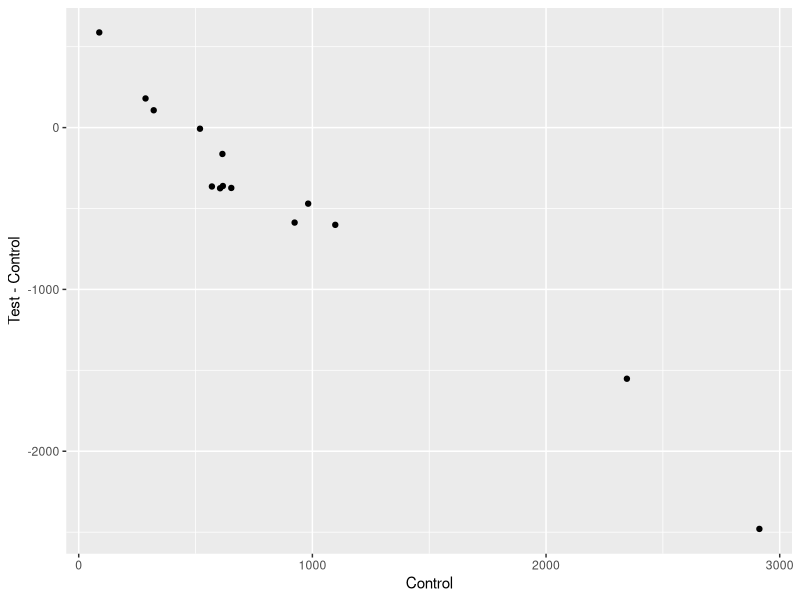

Write R code to recreate this figure. (Note: this script raises an error after producing the figure.)
### helper functions
bootstrapStat <- function(population, stats, B=1E5, no.parallel=F, verbose=F) {
  # stats can be a vector of function names. not set up to handle complicated functions. you'll have to right wrappers for multivariate functions
  
  # default to parallel computation
  require(parallel)
  num.of.cores <- if (no.parallel) {1} else {detectCores()}
  
  # routine to be run in parallel
  calcStatsOnOneSample <- function(dummy.var) {
    bs.pop <- sample(x=population,size=length(population),replace=T)
    sapply(X=stats,FUN=function(stat) {do.call(stat,list(bs.pop))})
  }
  
  # measure computation time of Bootstrap procedure
  computation.time <- system.time(expr={
    bs.sampling.dists <- mcmapply(dummy.var=1:B,
                                  mc.cores=num.of.cores,
                                  FUN=calcStatsOnOneSample)
  })
  
  if (verbose) { # report time if verbose
    writeLines(paste(B, "bootstrap statistics generated on", num.of.cores, "cores and spanned", computation.time["elapsed"], "seconds."))
  }

  # shape output to have sampling distributions along columns
  out <- array(data=t(bs.sampling.dists),dim=c(B,length(stats)))
  colnames(out) <- stats

  return(out)
}

twoSampleBootstrapDiffStat <- function(sample1,sample2, stats, B=1E5, no.parallel=F, verbose=F) {
  # stats can be a vector of function names. not set up to handle complicated functions. you'll have to right wrappers for multivariate functions. We are bootstrapping estimators of the form stat(sample1) - stat(sample2).
  
  twoSampleDiff <- function(stat,sample1,sample2) {
    do.call(stat,list(sample1)) - do.call(stat,list(sample2))
  }
  
  # default to parallel computation
  require(parallel)
  num.of.cores <- if (no.parallel) {1} else {detectCores()}
  
  # routine to be run in parallel
  calcStatsOnOneSample <- function(dummy.var) {
    bs.sample1 <- sample(x=sample1,size=length(sample1),replace=T)
    bs.sample2 <- sample(x=sample2,size=length(sample2),replace=T)
    sapply(X=stats,FUN=function(stat) {twoSampleDiff(stat,bs.sample1,bs.sample2)})
  }
  
  # measure computation time of Bootstrap procedure
  computation.time <- system.time(expr={
    bs.sampling.dists <- mcmapply(dummy.var=1:B,
                                  mc.cores=num.of.cores,
                                  FUN=calcStatsOnOneSample)
  })
  
  if (verbose) { # report time if verbose
    writeLines(paste(B, "bootstrap statistics generated on", num.of.cores, "cores and spanned", computation.time["elapsed"], "seconds."))
  }
  
  # shape output to have sampling distributions along columns
  out <- array(data=t(bs.sampling.dists),dim=c(B,length(stats)))
  colnames(out) <- stats
  
  return(out)
}


### 39.

### load in data
.fault.rates.test <- c(676,206,230,256,280,433,337,466,497,512,794,428,452,512)
.fault.rates.control <- c(88,570,605,617,653,2913,924,286,1098,982,2346,321,615,519)

fault.rates <- data.frame(Test=.fault.rates.test,Control=.fault.rates.control)

# take difference = Test - Control (so that we want to see diff < 0)
fault.rates <- transform(fault.rates, Differences=Test-Control)

### 39.a Plot the differences versus the control rate and summarize what you see
require(ggplot2)
plot.39.a <- ggplot(data=fault.rates) + geom_point(aes(y=Differences,x=Control)) + labs(y="Test - Control"); plot.39.a

### there seems to be a strong linear relationship between Differences and Control; Correlaton is -0.9775
cor1 <- with(fault.rates,expr={cor(Differences,Control)}); cor1

### 39.b Calculate the mean difference, its standard deviation and a confidence interval.

differences.stats <- with(fault.rates, {
  n <- length(Control);
  list(mean=mean(Differences),
       "standard deviation"=sqrt((n-1)/n^2)*sd(Differences))
  })

differences.stats

### rather than rely on test stat's with buried assumptions,
### we'll use the bootstrap to build a 95% CI
mean.and.median.bs.smpl.dist <- bootstrapStat(population=fault.rates$Differences,stats=c("mean","median"),verbose=T)

differences.CI <- data.frame(Statistic="mean",Method="bootstrap",value=differences.stats$mean, lwr=0, upr=0,stringsAsFactors=F)

differences.CI[1,4:5] <- 2*as.numeric(differences.CI[1,3]) - quantile(x=mean.and.median.bs.smpl.dist[,1],probs=c(0.975,0.025))


### we could compare this to an interval made from a t-test,
### but before we do, we should check to see if our Differences
### are approximately normal.

# standardize the differences for a QQ-plot
fault.rates <- transform(fault.rates,Stdized.Differences=(Differences-differences.stats[["mean"]])/differences.stats[["standard deviation"]])

qq.plot.39b <- ggplot(data=fault.rates) + stat_qq(aes(sample=Stdized.Differences)) + geom_abline(slope=1,intercept=0,color='red') + labs(list(x="Standard Normal Quantiles",y="Quantiles of Standardized Differences")); qq.plot.39b

hist.plot.39b <- ggplot(data=fault.rates) + geom_histogram(aes(x=Differences, y=..density..),binwidth=250) + geom_density(aes(x=Differences), fill='purple', alpha=0.5, adjust=2, color='white') + labs(y="Density Estimate",title="Histogram and Density estimate of Difference"); hist.plot.39b

### not very normal. We should be cautious when using the t-test derived on page 446...

fault.rate.t.test <- with(fault.rates,expr={
  ### and will give t-based CI for mean of the differences
  t.test(x=Test, y=Control, alternative="two.sided", paired=TRUE, var.equal=FALSE, conf.level=0.95)
});
differences.CI[2,] <- c("mean","t-test",fault.rate.t.test$estimate,fault.rate.t.test$conf.int[1:2])

### not only is the t-Test innapropriate, but it yields a wider CI than the bootstrap.

### 39.c Calculate the median difference and a confidence interval and compare to the previous result.

differences.stats$median <- median(fault.rates$Differences); differences.stats$median

### use exact CI from section 10.4.2, page 395:
### find j such that 1-2*pbinom()
critical.indx <- with(data=fault.rates,expr={
  CI.level <- 0.95
  n <- length(Differences)
  coverage.prob <- 1-2*pbinom(q=0:n,size=n,prob=0.5)
  # coverage.prob is monotonically decreasing
  # so take the smallest index less the level
  # then subtract one since binom is 0 indexed
  min(which(coverage.prob < CI.level))-1
})

fault.rates.median.exact.CI <- with(data=fault.rates,expr={
  j <- critical.indx
  n <- length(Differences)
  sort(Differences)[c(j,n-j+1)]
})

fault.rates.median.exact.CI.coverage.probability <- 1-2*pbinom(critical.indx,size=14,prob=0.5)

differences.CI[3,] <- c("median","exact",NA,fault.rates.median.exact.CI)

fault.rates.median.exact.CI # fairly wide, but coverage is 94%.

### recycle bs.smpl.dist from above
fault.rates.median.bs.CI <- 2*differences.stats$median - quantile(x=mean.and.median.bs.smpl.dist[,2],probs=c(0.975,0.025)); 

differences.CI[4,] <- c("median", "bootstrap", differences.stats$median, fault.rates.median.bs.CI)


ggplot(data=differences.CI) + geom_linerange(aes(x=as.factor(Method),ymin=as.numeric(lwr),ymax=as.numeric(upr))) + geom_hline(yintercept=0,lty=2) + geom_hline(aes(yintercept=as.numeric(value),color=Method)) + facet_grid(.~Statistic,scales="free_x") + labs(x="Method",title="95% Confidence intervals of mean of difference from various methods \nSolid lines represents point estimates")

### this confidence interval is way tighter than the mean's CI's from the bootstrap and t-Test.

### d. It's definitely inappropriate to do t-test as our data is quite clearly non-normal. The good news is that both the t-test and wilcox.test reject, so there's that...

### 40

.weight.gain.field <- c(22.8,10.2,20.8,27.0,19.2,9.0,14.2,19.8,14.5,14.8)
.weight.gain.control <- c(23.5,31.0,19.5,26.2,26.5,25.2,24.5,23.8,27.8,22.0)
weight.gain <- data.frame(Control=.weight.gain.control,Field=.weight.gain.field)

### 40.a display the data graphically with parallel dotplots
require(reshape2)
dot.plot.40a <- ggplot(data=melt(weight.gain,measure.vars=c("Control","Field"))) + geom_point(aes(x=value,y=variable),color='red') + labs(list(y="Magnetic Field",x="Weight gain (g)")) + scale_y_discrete(breaks=c("Field","Control"),labels=c("Present","Absent")); dot.plot.40a

density.plot.40a <- ggplot(data=melt(weight.gain,measure.vars=c("Control","Field"))) + geom_density(aes(x=value,fill=variable),color='white',adjust=1.5,alpha=0.45) + labs(x="Weight gain (g)",title="Density estimates for the two groups of mice") + scale_fill_discrete(name="Magnetic \nField Status",breaks=c("Field","Control"),labels=c("Present","Absent"));

### data within the two samples looks normal "enough"

### 40.b find a 95% confidence interval for the difference of the mean weight gains

### we can use the bootstrap for this

weight.gain.diff.mean <- with(weight.gain, mean(Field)-mean(Control))

two.sample.bs.mean.and.median.smpling.dist <- with(weight.gain, twoSampleBootstrapDiffStat(Field,Control,c("mean","median"),verbose=T));

weight.gain.mean.CI <- 2*weight.gain.diff.mean - quantile(x=two.sample.bs.mean.and.median.smpling.dist[,1],probs=c(0.975,0.025)); weight.gain.mean.CI

weight.gain.CI <- data.frame(Statistic="mean",Method="bootstrap",value=weight.gain.diff.mean, lwr=weight.gain.mean.CI[1], upr=weight.gain.mean.CI[2],stringsAsFactors=F)


### while the samples are supposedly independent, we should check the correlation to see if there are any efficiency gains for treating this like a paired-sample.
weight.gain.cor <- with(data=weight.gain, cor(x=Control,y=Field)); weight.gain.cor

### the correlation is negative and significantly different from zero, so we're best to consider \bar{X} - \bar{Y} as our estimator of \mu_{X}-\mu_{Y}; let's use a t.test with the degree of freedom approximation on page 428 (since we shouldn't assume variances are equal)

weight.gain.t.test <- with(data=weight.gain, t.test(x=Field, y=Control, var.equal=FALSE,alternative="two.sided",conf.level=0.95))

### this yields a confidence interval:

weight.gain.t.test$conf.int[1:2]
weight.gain.CI[2,] <- c("mean","t-test",diff(weight.gain.t.test$estimate[2:1]),weight.gain.t.test$conf.int[1],weight.gain.t.test$conf.int[2])
### 40.c use a t test to asses the statistcal significane of the observed difference. What is the p-value?

weight.gain.t.test$p.value

### p value is slightly below 0.2%.

### 40.d Repeat using a nonparametric test

### we'll use the Mann-Whitney test, which can be called via wilcox.test, see ?wilcox.test.
weight.gain.mann.whitney.test <- with(data=weight.gain, wilcox.test(x=Field,y=Control,alternative="two.sided",paired=FALSE))

weight.gain.mann.whitney.test

### 40.e what is the difference of the median weight gains?
weight.gain.diff.median <- with(weight.gain, median(Field)-median(Control))

### 40.f use the bootstrap to estimate the standard error of the difference of median weight gains

weight.gain.median.sd.error <- sd(two.sample.bs.mean.and.median.smpling.dist[,2]); weight.gain.median.sd.error

### 40.g Form a confidence interval for the difference of median weight gains based on the boostrap approximation to the sampling distribution

weight.gain.median.CI <- 2*weight.gain.diff.median - quantile(x=two.sample.bs.mean.and.median.smpling.dist[,2],probs=c(0.975,0.025)); weight.gain.median.CI

### just for fun
weight.gain.CI[3,] <- c("median","bootstrap",weight.gain.diff.median,weight.gain.median.CI[1],weight.gain.median.CI[2])

facet_labeller <- function(variable,value) {
  o <- list("0"="Mean","1"="Median")
  return(o[value])
}

ggplot(data=weight.gain.CI)  + geom_linerange(aes(x=as.factor(Method),ymin=as.numeric(lwr),ymax=as.numeric(upr))) + geom_hline(aes(yintercept=as.numeric(value),color=Statistic)) + geom_hline(yintercept=0,lty=2) + facet_grid(.~Statistic,scales="free_x") + labs(x="",title="Confidence intervals and point estimates for difference statistics\nDashed line at y=0, colored lines at relevant point estimates")



save.image("Labs/Lab6/solutions.Rdata")